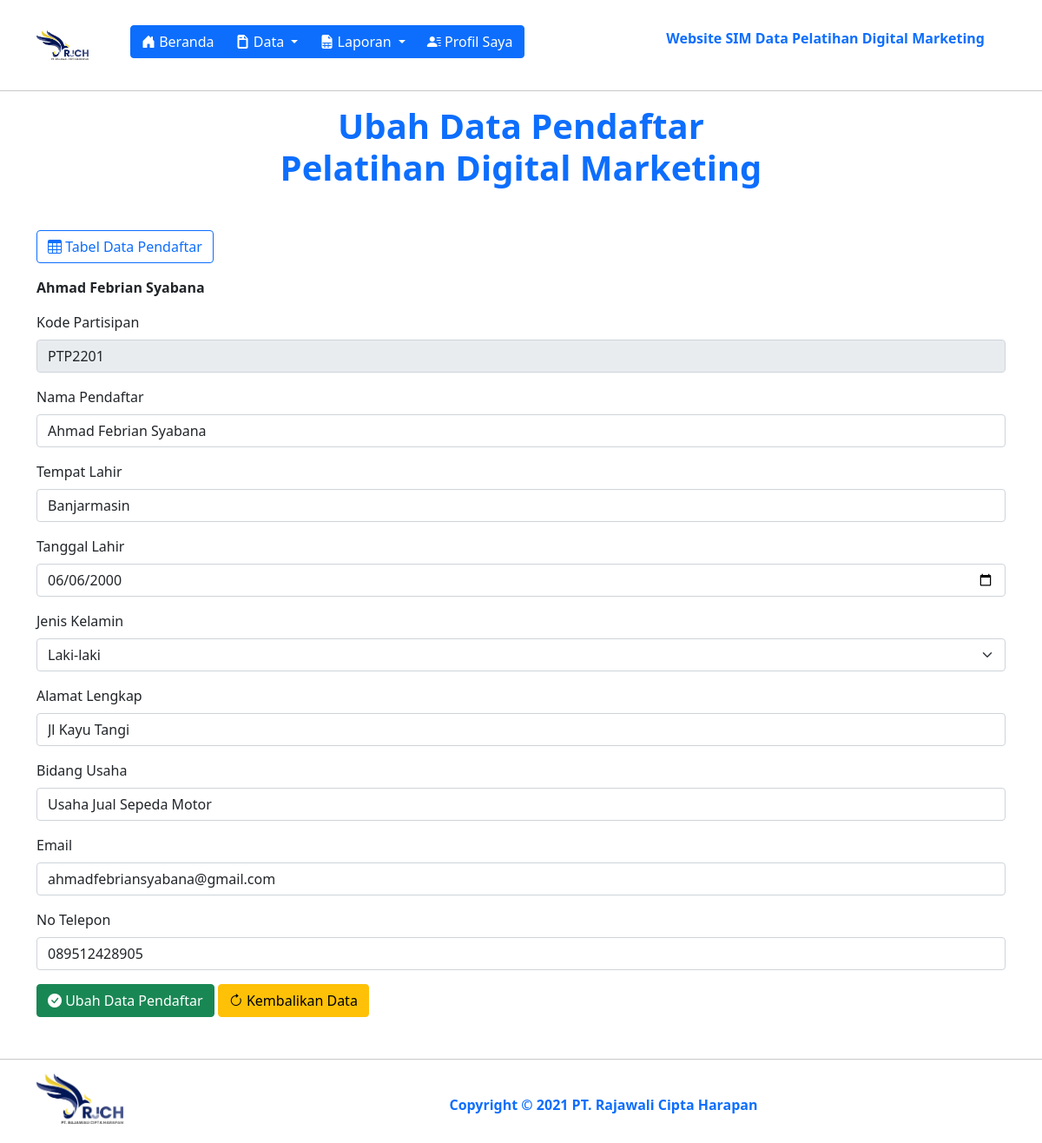
/data/user_admin/pendaftar/pendaftar_update.php?id_pendaftar=39 (signed in), run on the app's committed database.
### tables this page shows
CREATE TABLE `tb_pendaftar` (
  `id_pendaftar` int(11) NOT NULL,
  `kode_partisipan` varchar(11) NOT NULL,
  `nama_pendaftar` varchar(255) NOT NULL,
  `tempat_lahir` varchar(255) NOT NULL,
  `tanggal_lahir` date NOT NULL,
  `jenis_kelamin` varchar(255) NOT NULL,
  `alamat_lengkap` varchar(255) NOT NULL,
  `bidang_usaha` varchar(255) NOT NULL,
  `email` varchar(255) NOT NULL,
  `no_telp` varchar(15) NOT NULL
);

### data/user_admin/pendaftar/pendaftar_functions.php (called while the page is built, shortened)
<?php
$conn = mysqli_connect("localhost", "root", "", "db_pelatihan_digital_marketing");
function queryTampilPendaftar($queryTampilPendaftar) {
  global $conn;
  $result = mysqli_query($conn, $queryTampilPendaftar);
  $rows = [];
  while ($row = mysqli_fetch_assoc($result)) {
    $rows[] = $row;
  }
  return $rows;
}
?>

### data/user_admin/pendaftar/pendaftar_update.php (the view, shortened to what this page needs)
<?php
require "pendaftar_functions.php";
$id_pendaftar = $_GET["id_pendaftar"];
$tb_pendaftar = queryTampilPendaftar("SELECT * FROM tb_pendaftar WHERE id_pendaftar = $id_pendaftar")[0];
?>
<!DOCTYPE html>
<html lang="en">
  <head>
    <link href="https://cdn.jsdelivr.net/npm/bootstrap@5.1.3/dist/css/bootstrap.min.css" rel="stylesheet" />
    <link rel="stylesheet" href="https://cdn.jsdelivr.net/npm/bootstrap-icons@1.7.2/font/bootstrap-icons.css">
  </head>
  <body>
    <section id="navbar">
      <nav class="navbar navbar-expand-lg navbar-light bg-white">
        <div class="container">
          <a href="https://rajawaliciptaharapan.com/" target="_blank">
            <img src="../../../src/img/logo-rjch-baru.png" width="60px" alt="PT. Rajawali Cipta Harapan" class="mt-3"/>
          </a>
          <div class="btn-group ms-5 mt-2" role="group" aria-label="Button group with nested dropdown">
            <a class="btn-group" href="../../../index-admin.php">
              <button type="button" class="btn btn-primary"><i class="bi bi-house-door-fill"></i> Beranda</button>
            </a>
            <div class="btn-group" role="group">
              <button id="btnGroupDrop1" type="button" class="btn btn-primary dropdown-toggle" data-bs-toggle="dropdown" aria-expanded="false">
              <i class="bi bi-file-earmark-post-fill"></i> Data
              </button>
            </div>
            <div class="btn-group" role="group">
              <button id="btnGroupDrop1" type="button" class="btn btn-primary dropdown-toggle" data-bs-toggle="dropdown" aria-expanded="false">
              <i class="bi bi-file-earmark-spreadsheet-fill"></i> Laporan
              </button>
            </div>
            <a class="btn-group" href="../profile_admin.php">
              <button type="button" class="btn btn-primary"><i class="bi bi-person-lines-fill"></i> Profil Saya</button>
            </a>
          </div>
          <ul class="navbar-nav ms-auto mb-2 mt-3 mb-lg-0">
            <li class="nav-item">
              <p class="nav-link fw-bold text-primary me-3 ">Website SIM Data Pelatihan Digital Marketing</p>
            </li>
          </ul>
        </div>
      </nav>
      <hr>
    </section>
    <section id="body">
      <div class="container">
        <h1 class="text-primary mb-5 text-center fw-bold">Ubah Data Pendaftar <br> Pelatihan Digital Marketing</h1>
        <div class="row mb-3">
          <div class="col-md-9">
            <a href="pendaftar_show.php">
              <button type="button" class="btn btn-outline-primary"><i class="bi bi-table"></i> Tabel Data Pendaftar</button>
            </a>
          </div>
        </div>
        <div class="row">
          <div class="col">
          <form method="post">
            <p class="fw-bold"><?= $tb_pendaftar["nama_pendaftar"] ?></p>
            <div class="mb-3">
              <label for="kode_partisipan" class="form-label">Kode Partisipan</label>
              <input type="text" class="form-control" id="kode_partisipan" name="kode_partisipan" value="<?= $tb_pendaftar["kode_partisipan"] ?>" disabled>
            </div>
            <div class="mb-3">
              <label for="nama_pendaftar" class="form-label">Nama Pendaftar</label>
              <input type="text" class="form-control" id="nama_pendaftar" name="nama_pendaftar" value="<?= $tb_pendaftar["nama_pendaftar"] ?>"  autocomplete="off" required>
            </div>
            <div class="mb-3">
              <label for="tempat_lahir" class="form-label">Tempat Lahir</label>
              <input type="text" class="form-control" id="tempat_lahir" name="tempat_lahir" value="<?= $tb_pendaftar["tempat_lahir"] ?>"  autocomplete="off" required>
            </div>
            <div class="mb-3">
              <label for="tanggal_lahir" class="form-label">Tanggal Lahir</label>
              <input type="date" class="form-control" id="tanggal_lahir" name="tanggal_lahir" value="<?= $tb_pendaftar["tanggal_lahir"] ?>"  autocomplete="off" required>
            </div>
            <div class="mb-3">
              <label for="jenis_kelamin" class="form-label">Jenis Kelamin</label>
              <select class="form-select" name="jenis_kelamin" id="jenis_kelamin" autocomplete="off" required>
                <option selected><?= $tb_pendaftar["jenis_kelamin"] ?></option>
              </select>
            </div>
            <div class="mb-3">
              <label for="alamat_lengkap" class="form-label">Alamat Lengkap</label>
              <input type="text" class="form-control" id="alamat_lengkap" name="alamat_lengkap" value="<?= $tb_pendaftar["alamat_lengkap"] ?>" autocomplete="off" required>
            </div>
            <div class="mb-3">
              <label for="bidang_usaha" class="form-label">Bidang Usaha</label>
              <input type="text" class="form-control" id="bidang_usaha" name="bidang_usaha" value="<?= $tb_pendaftar["bidang_usaha"] ?>" autocomplete="off" required>
            </div>
            <div class="mb-3">
              <label for="email" class="form-label">Email</label>
              <input type="text" class="form-control" id="email" name="email" value="<?= $tb_pendaftar["email"] ?>" autocomplete="off" required>
            </div>
            <div class="mb-3">
              <label for="no_telp" class="form-label">No Telepon</label>
              <input type="number" class="form-control" id="no_telp" name="no_telp" value="<?= $tb_pendaftar["no_telp"] ?>" autocomplete="off" required>
            </div>
            <button type="submit" name="submit" class="btn btn-success"><i class="bi bi-check-circle-fill"></i> Ubah Data Pendaftar</button>
            <button type="reset" name="reset" class="btn btn-warning"><i class="bi bi-arrow-clockwise"></i> Kembalikan Data</button>
          </form>
          </div>
        </div>
      </div>
    </section>
    <section class="footer mt-5 mb-3">
      <hr>
      <div class="container">
        <div class="row mt-3">
          <div class="col-md-2">
            <a href="https://rajawaliciptaharapan.com" target="_blank">
              <img src="../../../src/img/logo-rjch-baru.png" alt="PT Rajawali Cipta Harapan" width="100px">
            </a>
          </div>
          <div class="col-md-10 justify-content-center mt-4">
            <p class="text-center text-primary fw-bold">Copyright <span class="fw-bolder">&copy;</span> 2021 PT. Rajawali Cipta Harapan</p>
          </div>
        </div>
      </div>
    </section>
  </body>
</html>

### data/user_admin/pendaftar/pendaftar_update.php (style rules this page uses)
a { text-decoration: none; }

### data on the page
tb_pendaftar: nama_pendaftar "Ahmad Febrian Syabana", kode_partisipan "PTP2201", tempat_lahir "Banjarmasin", tanggal_lahir "06/06/2000", jenis_kelamin "Laki-laki", alamat_lengkap "Jl Kayu Tangi", bidang_usaha "Usaha Jual Sepeda Motor", email "ahmadfebriansyabana@gmail.com", no_telp "089512428905"
